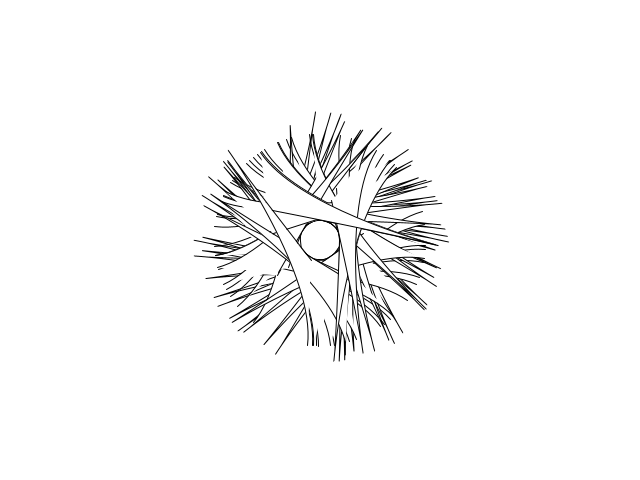
Frame 1 (no input)
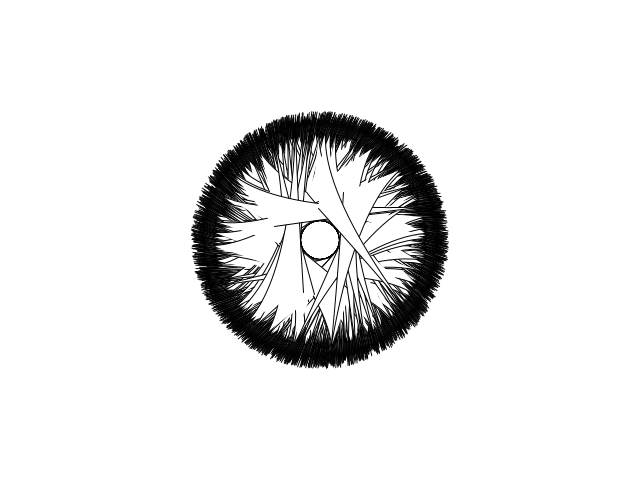
Frame 60 (the mouse pressed at the canvas centre just before this capture)
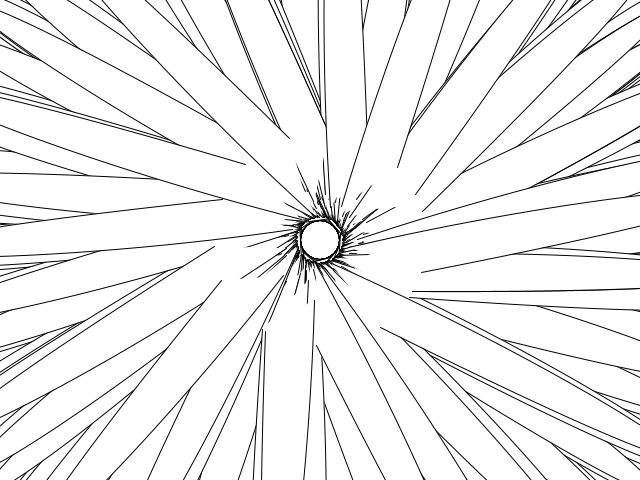
Frame 120 (the mouse held since frame 60 and released just before this capture)

The Processing sketch that drew these frames (run headless with seeded random() and noise(); from frame 60 on, the mouse is pressed at the canvas centre):

// Processing sketch: processing_85668
// ── processing_85668.pde

//variables pour faire des trucs aléatoires
void setup(){
 
  size(640,480);
  background(255);
   
  rectMode(CENTER);
 
}
 
int a = 10;
int b = 50;
int c = 70;
int d = 96;
 
int i=0;
 
void draw(){
   
  a = mouseX * 2 -300;
  b = mouseY /3 +20;
  c = mouseX *2;
  d = mouseY;
fill(255);
translate (width/2, height/2);

for (int i=50; i<720; i+=10){
  rotate(radians(random(10,360)));
  
  beginShape();
  vertex(random(10,60),20);
  bezierVertex(a,b,c,d,75,75);
  endShape();
}

println(mouseX);

  i++;
   
}
